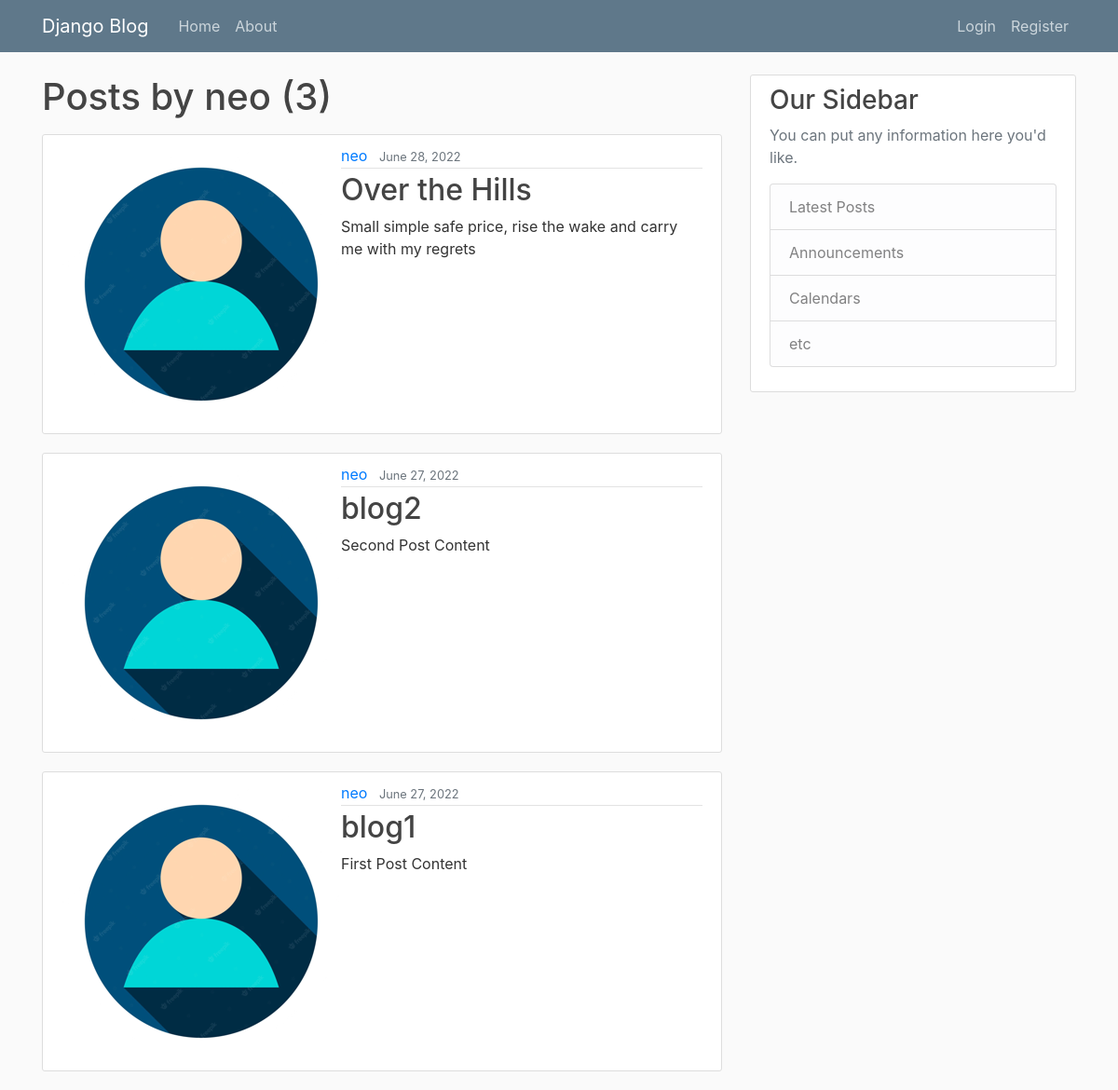
Screenshot of /user/neo with the database file from the repository.
### blog/models.py (models this page shows, shortened)
class Post(models.Model):
    title = models.CharField(max_length=100)
    content = models.TextField()
    date_posted = models.DateTimeField(default=timezone.now)
    author = models.ForeignKey(User, on_delete=models.CASCADE)

### users/models.py (models this page shows, shortened)
class Profile(models.Model):
    user = models.OneToOneField(User, on_delete=models.CASCADE)
    img = models.ImageField(default='default.jpeg', upload_to='profile_pics')

### blog/views.py (the view)
# urls.py: path('user/<str:username>', UserPostListView.as_view(), name='user-posts'),
class UserPostListView(ListView):
    model = Post
    template_name = 'blog/user_posts.html'
    context_object_name = "posts"
    paginate_by = 5
    def get_queryset(self):
        user = get_object_or_404(User, username=self.kwargs.get('username'))
        return Post.objects.filter(author=user).order_by('-date_posted')

### blog/templates/blog/user_posts.html (shortened to what this page needs)
{% extends "blog/base.html" %}
{% block content %}
    <h1 class="mb-3">Posts by {{view.kwargs.username}} ({{page_obj.paginator.count}})</h1>
    {% for post in posts %}
        <article class="media content-section">
            <img src="{{post.author.profile.img.url}}" class="rounded-circle article-image" />
            <div class="media-body">
                <div class="article-metadata">
                    <a class="mr-2" href="{% url 'user-posts' post.author.username %}">{{ post.author }}</a>
                    <small class="text-muted">{{ post.date_posted|date:"F d, Y" }}</small>
                </div>
                <h2><a class="article-title" href="{% url 'post-detail' post.id %}">{{ post.title }}</a></h2>
                <p class="article-content">{{ post.content }}</p>
                </div>
        </article>
    {% endfor %}
{% endblock content %}

### blog/static/blog/main.css (style rules this page uses)
body { background: #fafafa; color: #333333; margin-top: 5rem; }
h1, h2, h3, h4, h5, h6 { color: #444444; }
.content-section { background: #ffffff; padding: 10px 20px; border: 1px solid #dddddd; border-radius: 3px; margin-bottom: 20px; }
.article-title { color: #444444; }
.article-content { white-space: pre-line; }
.article-metadata { padding-bottom: 1px; margin-bottom: 4px; border-bottom: 1px solid #e3e3e3 }

### rows the page displays
Post: author.profile.img (picture), author "neo", date_posted "June 28, 2022", title "Over the Hills", content "Small simple safe price, rise the wake and carry me with my regrets"
Post: author.profile.img (picture), author "neo", date_posted "June 27, 2022", title "blog2", content "Second Post Content"
Post: author.profile.img (picture), author "neo", date_posted "June 27, 2022", title "blog1", content "First Post Content"

### other values shown
{{ view.kwargs.username }} "neo"
{{ page_obj.paginator.count }} "3"
